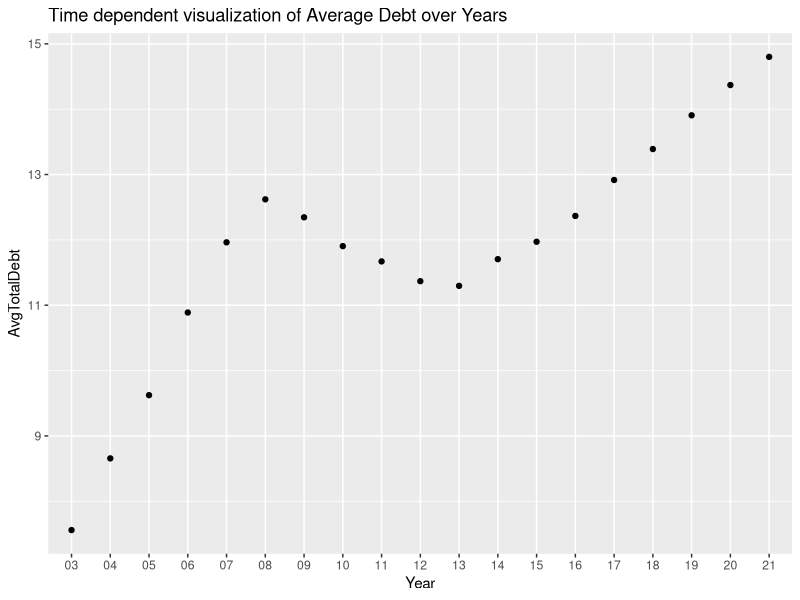
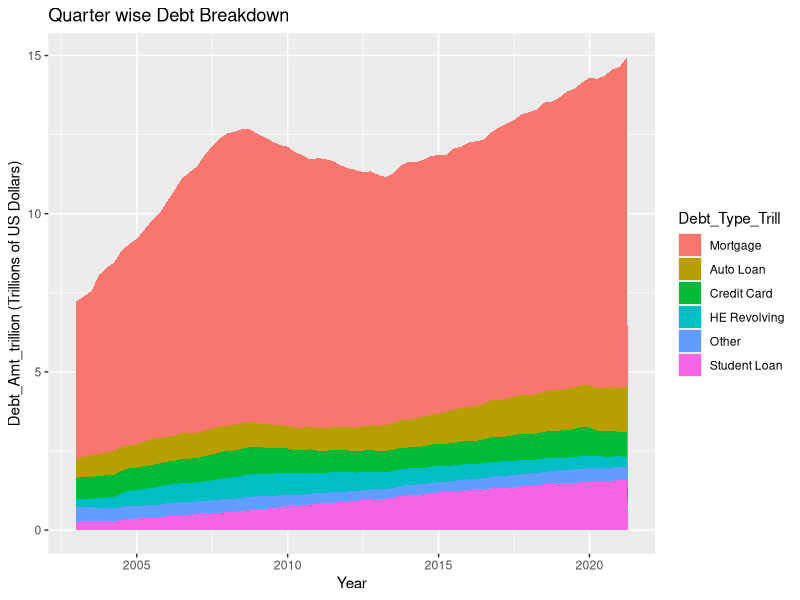

Write R code to recreate these figures, in order.
## ---- chunk 1
#| label: setup
#| warning: false
#| message: false
library(tidyverse)
library(ggplot2)
library(tidyr)
library(readxl)
knitr::opts_chunk$set(echo = TRUE, warning=FALSE, message=FALSE)
## ---- chunk 2
debt_data_trill <- read_xlsx("_data/debt_in_trillions.xlsx")

# checking the dimensions of the data
dim(debt_data_trill)

# Printing the first few values of the data
head(debt_data_trill)

# Displaying the summary of the dataset
summary(debt_data_trill)

## ---- chunk 3

debt_data_trill <- debt_data_trill %>%
  rename(year_quarter = `Year and Quarter`)

debt_data_trill <- debt_data_trill %>%
  separate(year_quarter, into= c("Year", "Quarter"), sep = ":Q")

head(debt_data_trill)

## ---- chunk 4

avg_debt_year <- debt_data_trill %>%
  group_by(Year) %>%
  summarise(AvgTotalDebt = mean(Total))

head(avg_debt_year)

ggplot(avg_debt_year,aes(x=Year, y=AvgTotalDebt)) + geom_point() + ggtitle("Time dependent visualization of Average Debt over Years")

## ---- chunk 5

# Mutating the year in the column 

debt_data_trill<-debt_data_trill%>%
  mutate(Yeaar = as.integer(Year)+2000,Quarteer = as.integer(Quarter))%>%
  gather("debt_type_tril", "amt", Mortgage:Total)

head(debt_data_trill)


debt_data_trill %>%
  filter(debt_type_tril != "Total") %>%
  mutate(debt_type_tril = fct_relevel(debt_type_tril, "Mortgage", "Auto Loan", "Credit Card", "HE Revolving", "Other", "Student Loan")) %>%
  ggplot(aes(x = Yeaar + (Quarteer-1) / 4, y = amt, fill = debt_type_tril)) +
  geom_area() +
  labs(title = "Quarter wise Debt Breakdown",
       x = "Year",
       y = "Debt_Amt_trillion (Trillions of US Dollars)",
       fill = "Debt_Type_Trill") 
